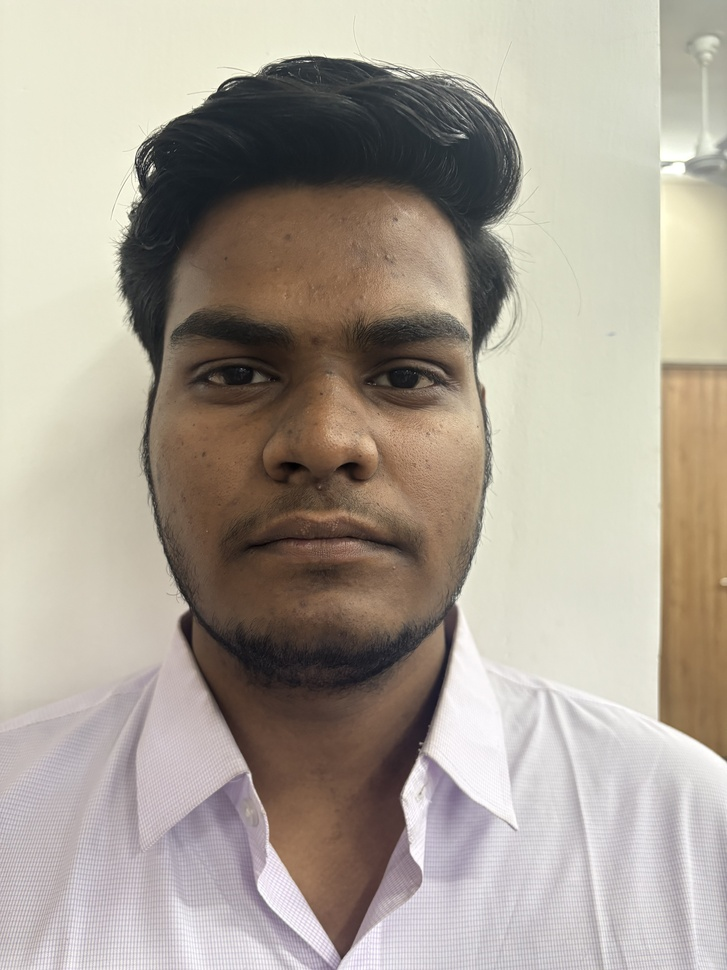
#> input picture Student Images/Ansh/IMG_2521.jpg, 727 x 970 px, shrunk from 4284 x 5712 before the run
$ python -i enhanced_face_detection.py   (imports and definitions only)   (older library calls are emulated)
#> lines starting #> are read from the running program, lines starting #| are printed output that depends on the picture
#!/usr/bin/env python3
"""
Enhanced Face Detection System
Improved face detection with multiple algorithms and better preprocessing
"""

import os
import cv2
import numpy as np
from collections import defaultdict

ROOT = os.path.abspath(os.path.dirname(os.path.dirname(__file__)))

class EnhancedFaceDetector:
    def __init__(self):
        # Initialize multiple face detectors
        self.face_cascade = cv2.CascadeClassifier(cv2.data.haarcascades + 'haarcascade_frontalface_default.xml')
        self.face_alt_cascade = cv2.CascadeClassifier(cv2.data.haarcascades + 'haarcascade_frontalface_alt.xml')
        self.face_alt2_cascade = cv2.CascadeClassifier(cv2.data.haarcascades + 'haarcascade_frontalface_alt2.xml')
        self.profile_cascade = cv2.CascadeClassifier(cv2.data.haarcascades + 'haarcascade_profileface.xml')

        # Initialize facial feature detectors
        self.eye_cascade = cv2.CascadeClassifier(cv2.data.haarcascades + 'haarcascade_eye.xml')
        self.mouth_cascade = cv2.CascadeClassifier(cv2.data.haarcascades + 'haarcascade_smile.xml')

        # Enhanced detection parameters
        self.detection_params = {
            'scale_factor': 1.05,
            'min_neighbors': 6,
            'min_size': (40, 40),
            'max_size': (400, 400),
            'use_multi_cascade': True,
            'use_enhanced_preprocessing': True,
            'merge_overlaps': True,
            'overlap_threshold': 0.3,
            'use_adaptive_thresholding': True,
            'use_edge_enhancement': True,
            'use_histogram_equalization': True
        }

        # Detection statistics
        self.detection_stats = defaultdict(int)

    def enhanced_preprocessing(self, frame):
        """Enhanced preprocessing for better face detection"""
        processed = frame.copy()

        try:
            # Convert to grayscale
            gray = cv2.cvtColor(processed, cv2.COLOR_BGR2GRAY)

            # Apply adaptive thresholding for better contrast
            if self.detection_params['use_adaptive_thresholding']:
                # Use CLAHE (Contrast Limited Adaptive Histogram Equalization)
                clahe = cv2.createCLAHE(clipLimit=3.0, tileGridSize=(8, 8))
                gray_clahe = clahe.apply(gray)
            else:
                gray_clahe = gray

            # Apply histogram equalization
            if self.detection_params['use_histogram_equalization']:
                gray_eq = cv2.equalizeHist(gray_clahe)
            else:
                gray_eq = gray_clahe

            # Apply Gaussian blur to reduce noise
            gray_blur = cv2.GaussianBlur(gray_eq, (3, 3), 0)

            # Apply bilateral filter for edge preservation
            gray_bilateral = cv2.bilateralFilter(gray_blur, 9, 75, 75)

            # Edge enhancement
            if self.detection_params['use_edge_enhancement']:
                edges = cv2.Canny(gray_bilateral, 50, 150)

                # Ensure edges has same shape for addWeighted
                if edges.shape != gray_bilateral.shape:
                    edges = cv2.resize(edges, (gray_bilateral.shape[1], gray_bilateral.shape[0]))

                edges_enhanced = cv2.addWeighted(gray_bilateral, 0.7, edges, 0.3, 0)
            else:
                edges_enhanced = gray_bilateral

            # Additional sharpening
            kernel = np.array([[-1,-1,-1], [-1,9,-1], [-1,-1,-1]])
            sharpened = cv2.filter2D(edges_enhanced, -1, kernel)

            # Combine sharpened with original
            final_processed = cv2.addWeighted(edges_enhanced, 0.7, sharpened, 0.3, 0)

            return final_processed

        except Exception as e:
            print(f"Error in enhanced preprocessing: {e}")
            return cv2.cvtColor(frame, cv2.COLOR_BGR2GRAY)

    def detect_faces_enhanced(self, frame):
        """Enhanced face detection with multiple algorithms and preprocessing"""
        try:
            # Apply enhanced preprocessing
            if self.detection_params['use_enhanced_preprocessing']:
                processed_frame = self.enhanced_preprocessing(frame)
            else:
                processed_frame = cv2.cvtColor(frame, cv2.COLOR_BGR2GRAY)

            # Apply histogram equalization
            processed_frame = cv2.equalizeHist(processed_frame)

            all_faces = []

            if self.detection_params['use_multi_cascade']:
                # Use multiple cascades for better detection

                # Primary cascade (default) - most reliable
                faces_default = self.face_cascade.detectMultiScale(
                    processed_frame,
                    scaleFactor=self.detection_params['scale_factor'],
                    minNeighbors=self.detection_params['min_neighbors'],
                    minSize=self.detection_params['min_size'],
                    maxSize=self.detection_params['max_size']
                )

                # Alternative cascade - different training
                faces_alt = self.face_alt_cascade.detectMultiScale(
                    processed_frame,
                    scaleFactor=self.detection_params['scale_factor'] - 0.02,
                    minNeighbors=self.detection_params['min_neighbors'] - 1,
                    minSize=self.detection_params['min_size'],
                    maxSize=self.detection_params['max_size']
                )

                # Alternative 2 cascade - more sensitive
                faces_alt2 = self.face_alt2_cascade.detectMultiScale(
                    processed_frame,
                    scaleFactor=self.detection_params['scale_factor'] - 0.03,
                    minNeighbors=self.detection_params['min_neighbors'] - 2,
                    minSize=self.detection_params['min_size'],
                    maxSize=self.detection_params['max_size']
                )

                # Profile cascade - for side views
                faces_profile = self.profile_cascade.detectMultiScale(
                    processed_frame,
                    scaleFactor=self.detection_params['scale_factor'],
                    minNeighbors=self.detection_params['min_neighbors'] - 1,
                    minSize=self.detection_params['min_size'],
                    maxSize=self.detection_params['max_size']
                )

                # Combine all detections
                all_faces = list(faces_default) + list(faces_alt) + list(faces_alt2) + list(faces_profile)

                # Update statistics
                self.detection_stats['default_cascade'] += len(faces_default)
                self.detection_stats['alt_cascade'] += len(faces_alt)
                self.detection_stats['alt2_cascade'] += len(faces_alt2)
                self.detection_stats['profile_cascade'] += len(faces_profile)
            else:
                # Use only default cascade
                all_faces = self.face_cascade.detectMultiScale(
                    processed_frame,
                    scaleFactor=self.detection_params['scale_factor'],
                    minNeighbors=self.detection_params['min_neighbors'],
                    minSize=self.detection_params['min_size'],
                    maxSize=self.detection_params['max_size']
                )

            # Merge overlapping detections
            if self.detection_params['merge_overlaps']:
                all_faces = self.merge_overlapping_faces(all_faces)

            # Filter by size and aspect ratio
            filtered_faces = []
            for (x, y, w, h) in all_faces:
                aspect_ratio = w / h if h > 0 else 0
                face_area = w * h

                # Filter by size
                if (w >= self.detection_params['min_size'][0] and
                    h >= self.detection_params['min_size'][1] and
                    w <= self.detection_params['max_size'][0] and
                    h <= self.detection_params['max_size'][1]):

                    # Filter by aspect ratio (typical face aspect ratio is 0.7 to 1.3)
                    if 0.5 < aspect_ratio < 2.0:
                        filtered_faces.append((x, y, w, h))

            # Additional filtering based on face quality
            quality_filtered_faces = []
            for (x, y, w, h) in filtered_faces:
                face_region = processed_frame[y:y+h, x:x+w]
                if face_region.size > 0:
                    # Simple quality check
                    face_variance = np.var(face_region)
                    if face_variance > 10:  # Minimum variance threshold
                        quality_filtered_faces.append((x, y, w, h))

            self.detection_stats['total_detections'] += len(quality_filtered_faces)

            return quality_filtered_faces

        except Exception as e:
            print(f"Error in enhanced face detection: {e}")
            return []

    def merge_overlapping_faces(self, faces):
        """Merge overlapping face detections with improved algorithm"""
        if not faces:
            return []

        # Sort faces by size (largest first)
        faces_sorted = sorted(faces, key=lambda f: f[2] * f[3], reverse=True)

        merged_faces = []

        for face in faces_sorted:
            x, y, w, h = face
            is_duplicate = False

            for merged_face in merged_faces:
                mx, my, mw, mh = merged_face

                # Calculate IoU (Intersection over Union)
                intersection_x = max(0, min(x + w, mx + mw) - max(x, mx))
                intersection_y = max(0, min(y + h, my + mh) - max(y, my))
                intersection_area = intersection_x * intersection_y

                face_area = w * h
                merged_area = mw * mh
                union_area = face_area + merged_area - intersection_area

                if union_area > 0:
                    iou = intersection_area / union_area
                    if iou > self.detection_params['overlap_threshold']:
                        is_duplicate = True
                        break

            if not is_duplicate:
                merged_faces.append(face)

        # Additional merging for very close faces
        final_faces = []
        for face in merged_faces:
            x, y, w, h = face
            should_merge = False

            for final_face in final_faces:
                fx, fy, fw, fh = final_face

                # Check if centers are very close
                center_x_diff = abs((x + w/2) - (fx + fw/2))
                center_y_diff = abs((y + h/2) - (fy + fh/2))

                if center_x_diff < 20 and center_y_diff < 20:
                    # Merge by taking average position
                    avg_x = (x + fx) // 2
                    avg_y = (y + fy) // 2
                    avg_w = (w + fw) // 2
                    avg_h = (h + fh) // 2

                    # Replace the final face with merged one
                    final_faces.remove(final_face)
                    final_faces.append((avg_x, avg_y, avg_w, avg_h))
                    should_merge = True
                    break

            if not should_merge:
                final_faces.append(face)

        return final_faces

    # [148 lines left out: functions detect_facial_landmarks_enhanced, assess_face_quality_enhanced, not called in this run]

    def get_detection_statistics(self):
        """Get detection statistics"""
        return dict(self.detection_stats)

    def reset_statistics(self):
        """Reset detection statistics"""
        self.detection_stats.clear()

    # [5 lines left out: function update_detection_params, not called in this run]

>>> import cv2
>>> picture = cv2.imread('../Student Images/Ansh/IMG_2521.jpg')
#> picture is the input picture: shape (970, 727, 3); mean B, G, R 151.3, 163, 171.8
>>> result = EnhancedFaceDetector().detect_faces_enhanced(picture)
#> in enhanced_preprocessing, `gray_clahe = clahe.apply(gray)`:
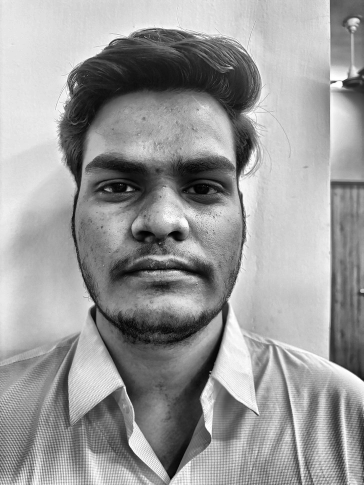
#> gray_clahe: shape (970, 727) (shown at 1/2 size); min 0, max 255, mean 154.3
#> in enhanced_preprocessing, `edges = cv2.Canny(gray_bilateral, 50, 150)`:
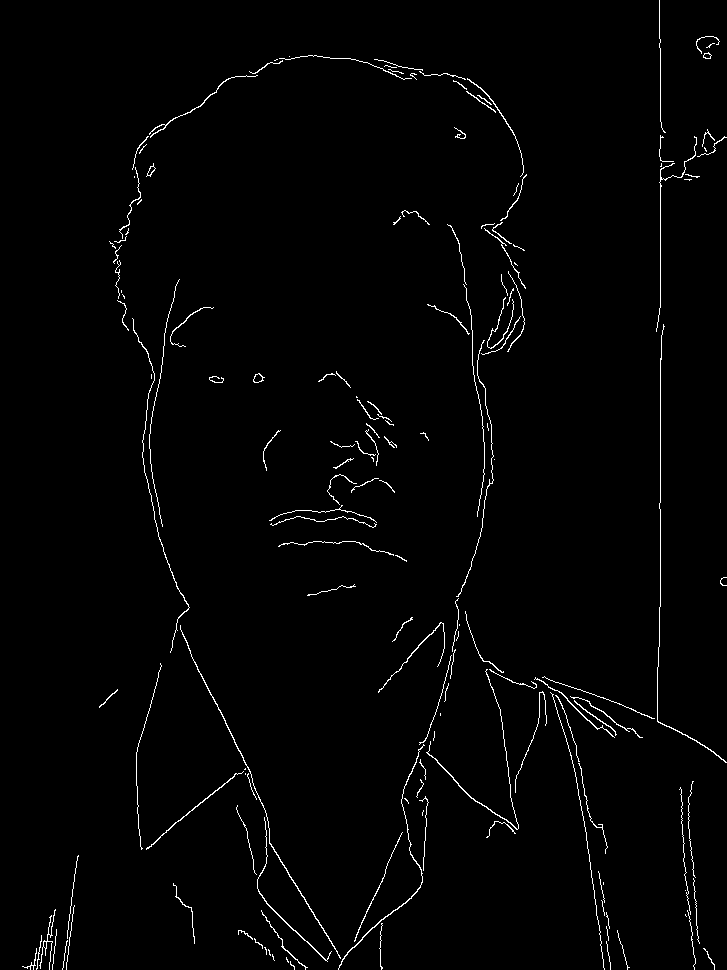
#> edges: shape (970, 727); 1.5% white in thin lines or dots
#> in enhanced_preprocessing, `sharpened = cv2.filter2D(edges_enhanced, -1, kernel)`:
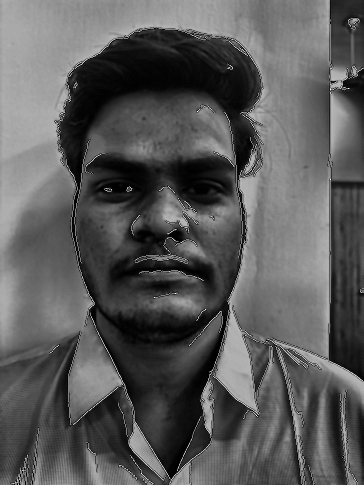
#> sharpened: shape (970, 727) (shown at 1/2 size); min 0, max 255, mean 89.3
#> in detect_faces_enhanced, `processed_frame = cv2.equalizeHist(processed_frame)`:
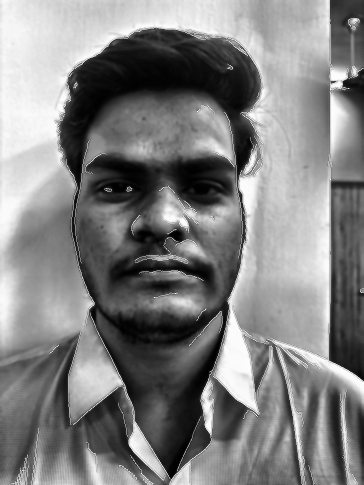
#> processed_frame: shape (970, 727) (shown at 1/2 size); min 0, max 255, mean 128.2
#> in detect_faces_enhanced, `faces_default = self.face_cascade.detectMultiScale( processed_frame, s..`: faces_default = [[141, 230, 372, 372]]
#> in detect_faces_enhanced, `faces_alt = self.face_alt_cascade.detectMultiScale( processed_frame, s..`: faces_alt = [[147, 227, 374, 374]]
#> in detect_faces_enhanced, `faces_alt2 = self.face_alt2_cascade.detectMultiScale( processed_frame,..`: faces_alt2 = [[650, 144, 55, 55], [144, 233, 370, 370]]
#> in detect_faces_enhanced, `faces_profile = self.profile_cascade.detectMultiScale( processed_frame..`: faces_profile = [[140, 482, 66, 66]]
#> in detect_faces_enhanced, `all_faces = list(faces_default) + list(faces_alt) + list(faces_alt2) +..`: all_faces = [[141, 230, 372, 372], [147, 227, 374, 374], [650, 144, 55, 55], [144, 233, 370, 370], [140, 482, 66, 66]]
#> in merge_overlapping_faces, `faces_sorted = sorted(faces, key=lambda f: f[2] * f[3], reverse=True)`: faces_sorted = [[147, 227, 374, 374], [141, 230, 372, 372], [144, 233, 370, 370], [140, 482, 66, 66], [650, 144, 55, 55]]
#> the loop in merge_overlapping_faces, `for face in faces_sorted:` made 5 passes
#> after the loop in merge_overlapping_faces, `for face in faces_sorted:`: merged_faces = [[147, 227, 374, 374], [140, 482, 66, 66], [650, 144, 55, 55]]
#> the loop in merge_overlapping_faces, `for face in merged_faces:` made 3 passes
#> after the loop in merge_overlapping_faces, `for face in merged_faces:`: final_faces has the same summary as merged_faces
#> in detect_faces_enhanced, `all_faces = self.merge_overlapping_faces(all_faces)`: all_faces has the same summary as merged_faces in merge_overlapping_faces
#> the loop in detect_faces_enhanced, `for (x, y, w, h) in all_faces:` made 3 passes
#> (x, y, w, h, face_area) on passes 1 to 3: (147, 227, 374, 374, 139876), (140, 482, 66, 66, 4356), (650, 144, 55, 55, 3025)
#> after the loop in detect_faces_enhanced, `for (x, y, w, h) in all_faces:`: filtered_faces = [(147, 227, 374, 374), (140, 482, 66, 66), (650, 144, 55, 55)]
#> the loop in detect_faces_enhanced, `for (x, y, w, h) in filtered_faces:` made 3 passes
#> (x, y, w, h, face_variance) on passes 1 to 3: (147, 227, 374, 374, 4242.4), (140, 482, 66, 66, 1372.8), (650, 144, 55, 55, 6824.2)
#> pass 1, in detect_faces_enhanced, `face_region = processed_frame[y:y+h, x:x+w]`:
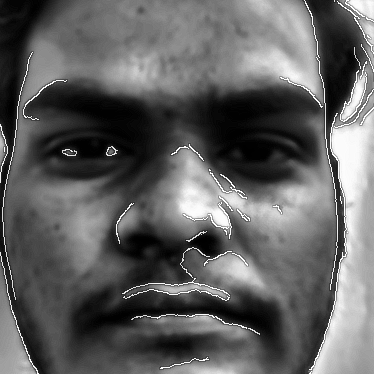
#> face_region: shape (374, 374); min 0, max 255, mean 96.4
#> pass 2, in detect_faces_enhanced, `face_region = processed_frame[y:y+h, x:x+w]`:
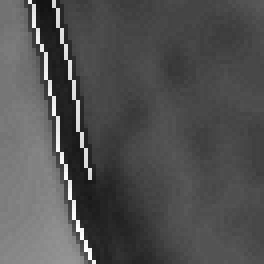
#> face_region: shape (66, 66) (shown 4 times larger); min 19, max 252, mean 81.3
#> pass 3, in detect_faces_enhanced, `face_region = processed_frame[y:y+h, x:x+w]`:
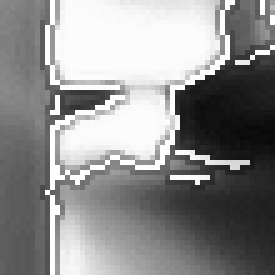
#> face_region: shape (55, 55) (shown 5 times larger); min 9, max 255, mean 141.4
#> after the loop in detect_faces_enhanced, `for (x, y, w, h) in filtered_faces:`: quality_filtered_faces has the same summary as filtered_faces
#> result has the same summary as filtered_faces in detect_faces_enhanced

$ run again, on Student Images/Ansh/IMG_2522.jpg
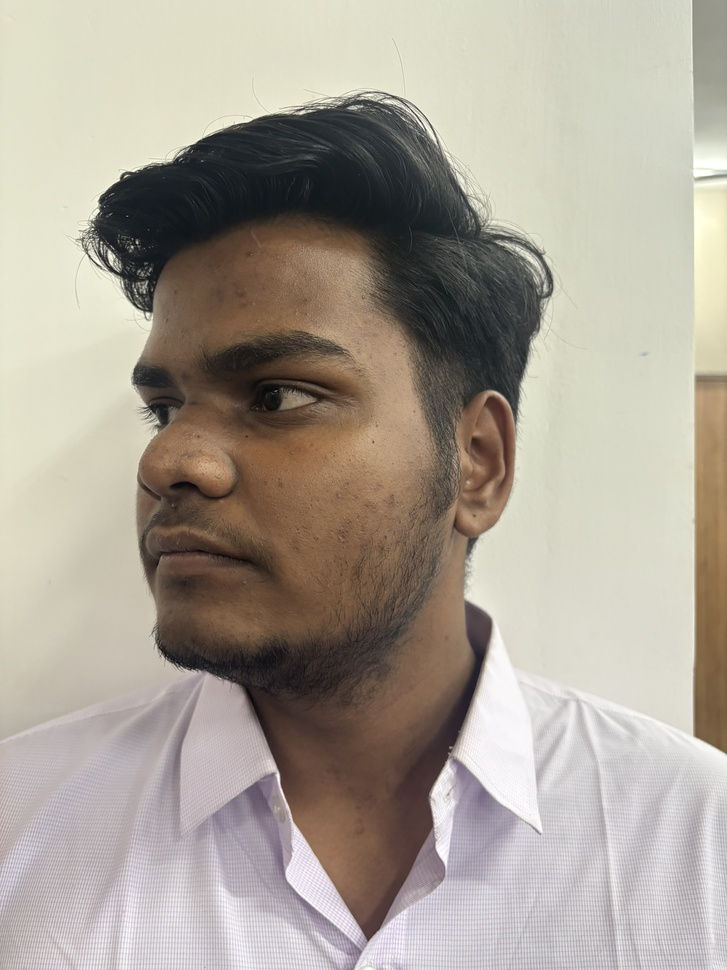
#> input picture Student Images/Ansh/IMG_2522.jpg, 727 x 970 px, shrunk from 4284 x 5712 before the run
#> picture is the input picture: shape (970, 727, 3); mean B, G, R 150.6, 161.9, 170
#> in enhanced_preprocessing, `edges = cv2.Canny(gray_bilateral, 50, 150)`:
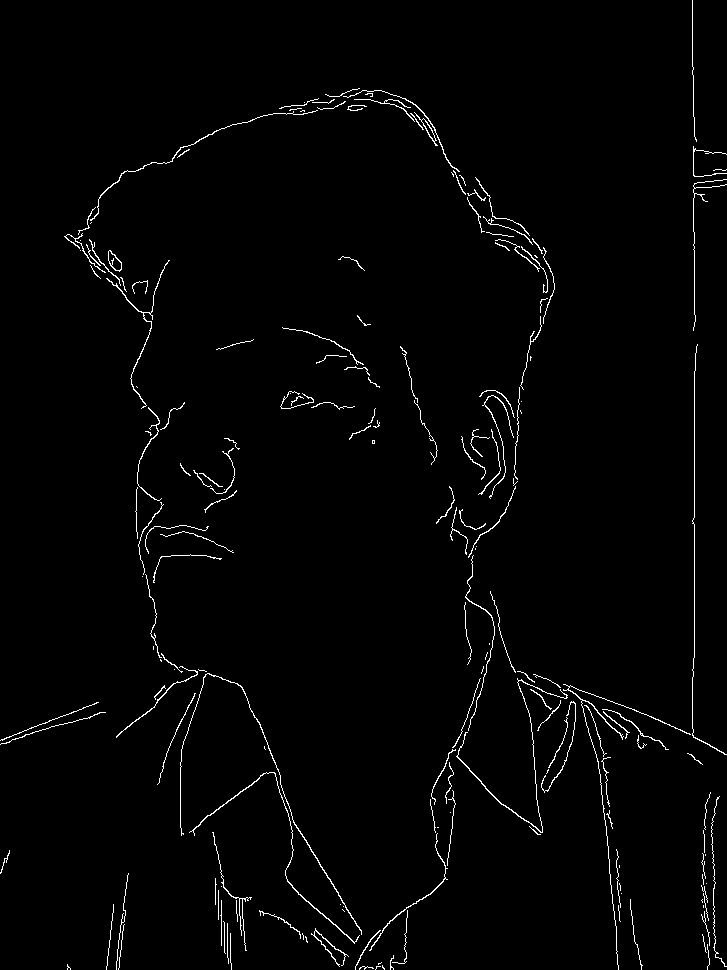
#> edges: shape (970, 727); 1.7% white in thin lines or dots
#> faces_default = [[401, 395, 128, 128]]
#> faces_alt = ()
#> faces_alt2 = [[149, 904, 52, 52]]
#> faces_profile = ()
#> all_faces = [[401, 395, 128, 128], [149, 904, 52, 52]]
#> the loop in merge_overlapping_faces, `for face in faces_sorted:` made 2 passes
#> the loop in merge_overlapping_faces, `for face in merged_faces:` made 2 passes
#> the loop in detect_faces_enhanced, `for (x, y, w, h) in all_faces:` made 2 passes
#> (x, y, w, h, aspect_ratio, face_area) on passes 1 to 2: (401, 395, 128, 128, 1, 16384), (149, 904, 52, 52, 1, 2704)
#> after the loop in detect_faces_enhanced, `for (x, y, w, h) in all_faces:`: filtered_faces = [(401, 395, 128, 128), (149, 904, 52, 52)]
#> the loop in detect_faces_enhanced, `for (x, y, w, h) in filtered_faces:` made 2 passes
#> (x, y, w, h, face_variance) on passes 1 to 2: (401, 395, 128, 128, 5390.9), (149, 904, 52, 52, 598.6)
#> pass 2, in detect_faces_enhanced, `face_region = processed_frame[y:y+h, x:x+w]`:
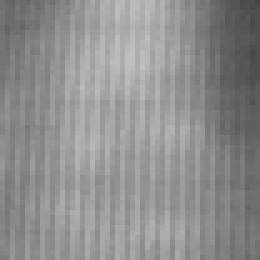
#> face_region: shape (52, 52) (shown 5 times larger); min 69, max 192, mean 142.6
